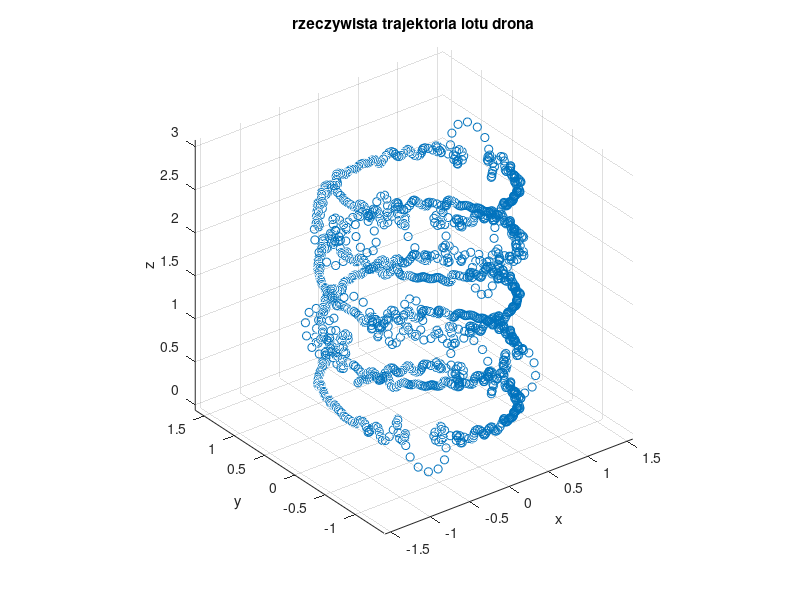

MATLAB code for this plot: (Note: this script raises an error after producing the figure.)
clc 
clear all
close all

Index = 175854;
N0 = mod(Index,10);
N1 = mod(N0-1,4)+1;

x0=10;
y0=10;
width=1000;
height=1000
set(gcf,'position',[x0,y0,width,height])

%2
load trajektoria1.mat

plot3(x,y,z,'o');
grid on;
axis equal;
title("rzeczywista trajektoria lotu drona");
xlabel("x");
ylabel("y");
zlabel("z");
exportgraphics(gcf,'./plots/175854_Adryan_zad2.png','Resolution',300);

%3

%[~, xa5] = aproksymacjaWielFix(n,x,N);
%[~, ya5] = aproksymacjaWielFix(n,y,N);
%[wsp, za5] = aproksymacjaWielFix(n,z,N);
%plot3(xa5,ya5,za5,'LineWidth',4, 'color', 'black');
%f5 = gcf;
%exportgraphics(f5,'./plots/175854_Adryan_zad5_after.png','Resolution',300);

%4 
N = 50;

[~, xa] = aproksymacjaWiel(n,x,N);
[~, ya] = aproksymacjaWiel(n,y,N);
[~, za] = aproksymacjaWiel(n,z,N);

hold on
plot3(x,y,z,'o', 'color', 'blue');
plot3(xa,ya,za,'LineWidth',4, 'color', 'black');
grid on;
axis equal;
title("trajektoria rzeczywista i jej aproksymacja wielomianowa (N=50)");
xlabel("x");
ylabel("y");
zlabel("z");
hold off;

exportgraphics(gcf,'./plots/175854_Adryan_zad4.png','Resolution',300);


%5

load trajektoria2.mat
N = 62; %rozwianiem jest zmiana N na wartość N mniejsza od 16.

subplot(2,1,1);
plot3(x,y,z,'LineWidth',2, 'color', 'black');
title("aproksymacja dla N=15"); %dla poprawionego
xlabel("x");
ylabel("y");
zlabel("z");
grid on;
axis equal;

[~, xa5] = aproksymacjaWiel(n,x,N);
[~, ya5] = aproksymacjaWiel(n,y,N);
[~, za5] = aproksymacjaWiel(n,z,N);
subplot(2,1,2);

plot3(xa5,ya5,za5,'LineWidth',2, 'color', 'black');
title("aproksymacja z widocznym efektem Rungego dla N=62");
xlabel("x");
ylabel("y");
zlabel("z");
axis equal;
grid on;

exportgraphics(gcf,'./plots/175854_Adryan_zad5.png','Resolution',300);

hold off
subplot(1,1,1);

err = []
M = length(n);

for N =1:N
    [~, xtmp] = aproksymacjaWiel(n, x, N);
    [~, ytmp] = aproksymacjaWiel(n, y, N);
    [~, ztmp] = aproksymacjaWiel(n, z, N);
    
    calculated = (sqrt(sum((x - xtmp).^2)) / M) + (sqrt(sum((y - ytmp).^2)) / M) + (sqrt(sum((z - ztmp).^2)) / M);
    err = [err, calculated];
end

semilogy(err);
grid on;
title("błąd aproksymacji wielomianowej (N=62)");
xlabel("N");
ylabel("wartość błędu");
exportgraphics(gcf,'./plots/175854_Adryan_zad5_b.png','Resolution',300);

%6 

[xt] = aprox_tryg(n,x,N);
[yt] = aprox_tryg(n,y,N);
[zt] = aprox_tryg(n,z,N);

hold off;
plot3(x,y,z,'o', 'color', 'blue');
hold on

plot3(xt,yt,zt,'LineWidth',4, 'color', 'black');
grid on;
axis equal;
title("trajektoria rzeczywista i jej aproksymacja trygonometryczna (N=62)");
xlabel("x");
ylabel("y");
zlabel("z");
hold off;
exportgraphics(gcf,'./plots/175854_Adryan_zad7.png','Resolution',300);

err = [];
M = length(n);

for N =1:N
    [xtmp] = aprox_tryg(n, x, N);
    [ytmp] = aprox_tryg(n, y, N);
    [ztmp] = aprox_tryg(n, z, N);
    
    calculated = (sqrt(sum((x - xtmp).^2)) / M) + (sqrt(sum((y - ytmp).^2)) / M) + (sqrt(sum((z - ztmp).^2)) / M);
    err = [err, calculated];
end

semilogy(err);
grid on;
title("błąd aproksymacji trygonometrycznej (N=62)");
xlabel("N");
ylabel("wartość błędu");
exportgraphics(gcf,'./plots/175854_Adryan_zad7_b.png','Resolution',300);

%wyszukiwanie zadowalającej aproksymacji

err = [];
M = length(n);
best_N = 0;

%zadany epsilon
eps = 10^-3;

for N =1:N
    [xtmp] = aprox_tryg(n, x, N);
    [ytmp] = aprox_tryg(n, y, N);
    [ztmp] = aprox_tryg(n, z, N);
    
    calculated = (sqrt(sum((x - xtmp).^2)) / M) + (sqrt(sum((y - ytmp).^2)) / M) + (sqrt(sum((z - ztmp).^2)) / M);
    err = [err, calculated];
    
    if calculated <= eps
        fprintf('satisfying epsilon has been found!')
        best_N = N;
        break;
    end
end

if (best_N == 0)
     [tmp, best_N] = min(err);
     fprintf(strcat('satisfying epsilon= ',eps ,' has not been found!'));

end

fprintf(strcat('best approximation is for N= ', string(best_N), ' the value is = ', string(err(best_N))));

    
    



